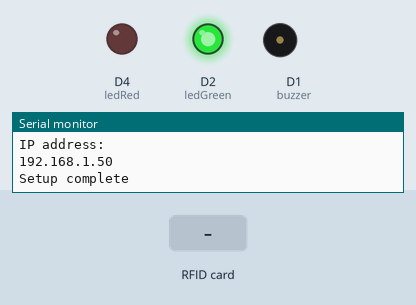
A sketch run on a simulated ESP8266 (NodeMCU). Shown: output pins drawn as LEDs (lit = HIGH), buzzer (waves = sounding), the last lines printed to the serial monitor. The inputs (shaded band) are chosen by the test bench. WiFi joins after 1.5 s; servers stay silent unless stated; uploads are accepted with an empty reply.

Above: at 3.0 s.
3.1 s: RFID card 5E 7A 19 C4 held to the reader
At 9.97 s:
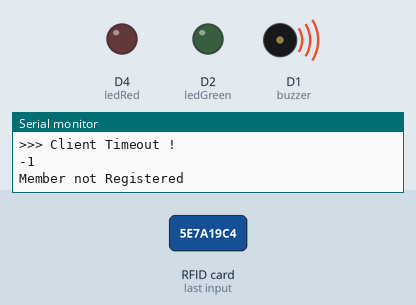
At 10.8 s:
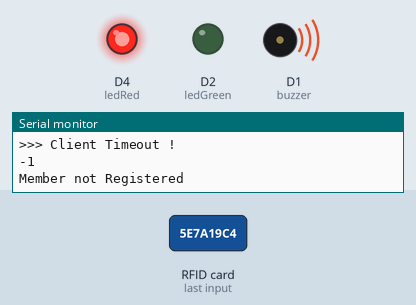
Timing chart, 0 to 12.8 s (numbered marks = the images above; inputs shaded):
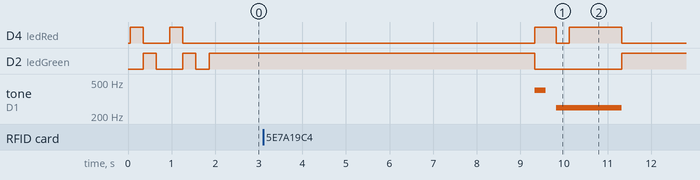

The sketch:

signin_box.ino
```cpp
 /*
  *  Board: NodeMCU 1.0 (ESP-12E Module)
  *
  *  Typical pin layout used:
 * ------------------------------------------------
 *             MFRC522      Arduino       Arduino
 *             Reader/PCD   Uno/101       Mini
 * Signal      Pin          Pin           Pin
 * ------------------------------------------------
 * RST/Reset   RST          9             D3
 * SPI SS      SDA(SS)      10            D8
 * SPI MOSI    MOSI         11 / ICSP-4   D7
 * SPI MISO    MISO         12 / ICSP-1   D6
 * SPI SCK     SCK          13 / ICSP-3   D5
 * Buzzer      Blue                       D1
 * LED Green                              D2
 * LED Red                                D4
 */

 /* Version 1 - feb 2024 */

#include <SPI.h>
#include <MFRC522.h>
#include <Wire.h>
#include <ESP8266WiFi.h>

IPAddress server(192,168,0,105);

#define RST_PIN         D3          // Configurable, see typical pin layout above
#define SS_PIN          D8         // Configurable, see typical pin layout above

MFRC522 mfrc522(SS_PIN, RST_PIN);  // Create MFRC522 instance
MFRC522::MIFARE_Key key;

/* Define variables */
const int machine_id = 1; // unique id of machine
const int ledGreen = D2;
const int ledRed = D4;
const int buzzer = D1;

int counter;

/* WiFi variables */
//Menzshed Router
const char ssid[]     = "";
const char password[] = "";
const uint16_t port = 80;

boolean loggedOn = false; //Logged on status
int signin_response;

String cardUID;

void setup() {
  Serial.begin(115200);
  SPI.begin();      // Init SPI bus
  mfrc522.PCD_Init();         // Init MFRC522 card

  //initialise LEDs
  pinMode(ledRed, OUTPUT);
  pinMode(ledGreen, OUTPUT);

  // initialise buzzer
  pinMode(buzzer, OUTPUT); // Set buzzer - pin 7 as an output

// We start by connecting to a WiFi network

  Serial.println();
  Serial.println();
  Serial.print("Connecting to ");
  Serial.println(ssid);

  /* Explicitly set the ESP8266 to be a WiFi-client, otherwise, it by default,
     would try to act as both a client and an access-point and could cause
     network-issues with your other WiFi-devices on your WiFi-network. */
  WiFi.mode(WIFI_STA);
  WiFi.begin(ssid, password);

  while (WiFi.status() != WL_CONNECTED) {
    flash();
    Serial.print(".");
  }

  Serial.println("");
  Serial.println("WiFi connected");
  Serial.println("IP address: ");
  Serial.println(WiFi.localIP());

  delay(10);
  ledGreenOn();
  Serial.println("Setup complete");
}

void loop() {

  RfidScan();

}

void RfidScan(){
  // Reset the loop if no new card present on the sensor/reader. This saves the entire process when idle.
  if ( ! mfrc522.PICC_IsNewCardPresent()) {
    return;
  }
  Serial.println("RFID Card present");
  // Select one of the cards
  if ( ! mfrc522.PICC_ReadCardSerial()) {
    return;
  }

  Serial.print(F("\nPICC type: "));
  MFRC522::PICC_Type piccType = mfrc522.PICC_GetType(mfrc522.uid.sak);
  Serial.println(mfrc522.PICC_GetTypeName(piccType));

  // Check is the PICC of Classic MIFARE type
  if (piccType != MFRC522::PICC_TYPE_MIFARE_MINI &&
    piccType != MFRC522::PICC_TYPE_MIFARE_1K &&
    piccType != MFRC522::PICC_TYPE_MIFARE_4K) {
    Serial.println(F("Your tag is not of type MIFARE Classic."));
    return;
  }

  Serial.println(F("**Card Detected:**"));
  //printHex(mfrc522.uid.uidByte, mfrc522.uid.size);

  //save UID value
  cardUID = String(mfrc522.uid.uidByte[0],HEX) + " " + String(mfrc522.uid.uidByte[1],HEX) + " " + String(mfrc522.uid.uidByte[2],HEX) + " " + String(mfrc522.uid.uidByte[3],HEX);
  //upper case string
  cardUID.toUpperCase();
  //print Card UID
  Serial.println("\nCard UID: " + cardUID);

  //send tag to server
  signin_response = webCall("reception", cardUID);
  Serial.println(signin_response);

  //handle response
  if (signin_response == 0){
    //member signed in
    signOn();
  }
  else if (signin_response == 1) {
    //member signed out
    signOff();
  }
  else {
    //member not registered
    Serial.println("\nMember not Registered");
    signalError();
    ledGreenOn();
  }
  delay (1000);

  // Halt PICC
  mfrc522.PICC_HaltA();

  // Stop encryption on PCD
  mfrc522.PCD_StopCrypto1();
}

// Log on procedure of machine
void signOn(){
  //make successful sound
  tone(buzzer, 1000);
  //LED off
  ledGreenOff();
  delay(100);

  tone(buzzer, 1250);
  //Green LED on
  ledGreenOn();
  delay(100);

  tone(buzzer, 1500);
  ledGreenOff();
  delay(100);
  noTone(buzzer);
  delay(300);
  //Green LED on
  ledGreenOn();

  Serial.println("\nSign on");
}

//Sign off procedure
void signOff(){
  tone(buzzer, 1000);
  ledGreenOff();
  delay(250);

  tone(buzzer, 750);
  ledGreenOn();
  delay(250);

  tone(buzzer, 500);
  ledGreenOff();
  delay(250);

  noTone(buzzer);
  //Green LED on
  ledGreenOn();

  Serial.println("\nSign off");
}

/* Web Client procedures */
/*returns true if the member is allowed to use the machine */
int webCall(String page, String tag_id){
  int result = -1;

  Serial.print("connecting to ");
  Serial.print(server);
  Serial.print(':');
  Serial.println(port);

  // Use WiFiClient class to create TCP connections
  WiFiClient client;
  if (!client.connect(server, port)) {
    Serial.println("connection failed");
    delay(5000);
    return -1;
  }

  // This will send a string to the server
  Serial.println("sending data to server");
  if (client.connected()) {
    //encode url
    String url = "/menzshed/api/console/" + page + ".php?tag=" + urlencode(tag_id);
    Serial.println(url);
    client.println("GET " + url);
  }

  // wait for data to be available
  unsigned long timeout = millis();
  while (client.available() == 0) {
    if (millis() - timeout > 5000) {
      Serial.println(">>> Client Timeout !");
      client.stop();
      delay(1000);
      return -1;
    }
  }

  // Read all the lines of the reply from server and print them to Serial
  Serial.println("receiving from remote server");
  while (client.available()) {
    char answer = static_cast<char>(client.read());
    //Serial.println(answer);
    //result = answer - 48;
    if (answer=='0'){
      result=0;
    }
    else if (answer=='1'){
      result=1;
    }
    else {
      result=-1;
    }
    Serial.print("Result:");
    Serial.println(result);
  }

  // Close the connection
  Serial.println();
  Serial.println("closing connection");
  client.stop();

  return result;
}

// URL encoding procedure
String urlencode(String str)
{
    String encodedString="";
    char c;
    char code0;
    char code1;
    char code2;
    for (int i =0; i < str.length(); i++){
      c=str.charAt(i);
      if (c == ' '){
        encodedString+= '+';
      } else if (isalnum(c)){
        encodedString+=c;
      } else{
        code1=(c & 0xf)+'0';
        if ((c & 0xf) >9){
            code1=(c & 0xf) - 10 + 'A';
        }
        c=(c>>4)&0xf;
        code0=c+'0';
        if (c > 9){
            code0=c - 10 + 'A';
        }
        code2='\0';
        encodedString+='%';
        encodedString+=code0;
        encodedString+=code1;
        //encodedString+=code2;
      }
      yield();
    }
    return encodedString;
}

/**
 * Helper routine to dump a byte array as hex values to Serial.
 */
void printHex(byte *buffer, byte bufferSize) {
  for (byte i = 0; i < bufferSize; i++) {
    Serial.print(buffer[i] < 0x10 ? " 0" : " ");
    Serial.print(buffer[i], HEX);
  }
}

// LED procedures
void flash(){
  ledGreenOff();
  //Red light on
  digitalWrite(ledRed, HIGH);
  delay(300);
  //Red light off
  digitalWrite(ledRed, LOW);
  //Green light on
  digitalWrite(ledGreen, HIGH);
  delay(300);
  //Green light off
  digitalWrite(ledGreen, LOW);
  delay(300);
}

void ledGreenOn(){
  //turn on Green LED
  digitalWrite(ledGreen, HIGH);
}
void ledGreenOff(){
  //turn off Green LED
  digitalWrite(ledGreen, LOW);
}


void ledRedOn(){
  //turn on Red LED
  digitalWrite(ledRed, HIGH);
}
void ledRedOff(){
  //turn on Red LED
  digitalWrite(ledRed, LOW);
}

//Buzzer procedures
void buzzerSuccessfull(){
  tone(buzzer, 1000);
  delay(100);
  tone(buzzer, 1250);
  delay(100);
  tone(buzzer, 1500);
  delay(100);
  noTone(buzzer);
}

void buzzerLogOff(){
  tone(buzzer, 1000);
  delay(250);
  tone(buzzer, 750);
  delay(250);
  tone(buzzer, 500);
  delay(250);
  noTone(buzzer);
}

void signalError(){
  ledGreenOff();
  tone(buzzer, 400, 250);
  ledRedOn();
  delay(500);

  tone(buzzer, 250);
  ledRedOff();
  delay(300);
  ledRedOn();
  delay(200);

  delay(1000);
  ledRedOff();
  noTone(buzzer);
}
```

Measured:
- after the input at 3.1 s, D4 (ledRed): LOW → HIGH after 6.2 s, → LOW 0.50 s later, → HIGH 0.30 s later, → LOW 1.2 s later; D2 (ledGreen): HIGH → LOW after 6.2 s, → HIGH 2.0 s later; tone on D1 (buzzer): silent → 400 Hz after 6.2 s, → silent 0.25 s later, → 250 Hz 0.25 s later, → silent 1.5 s later
